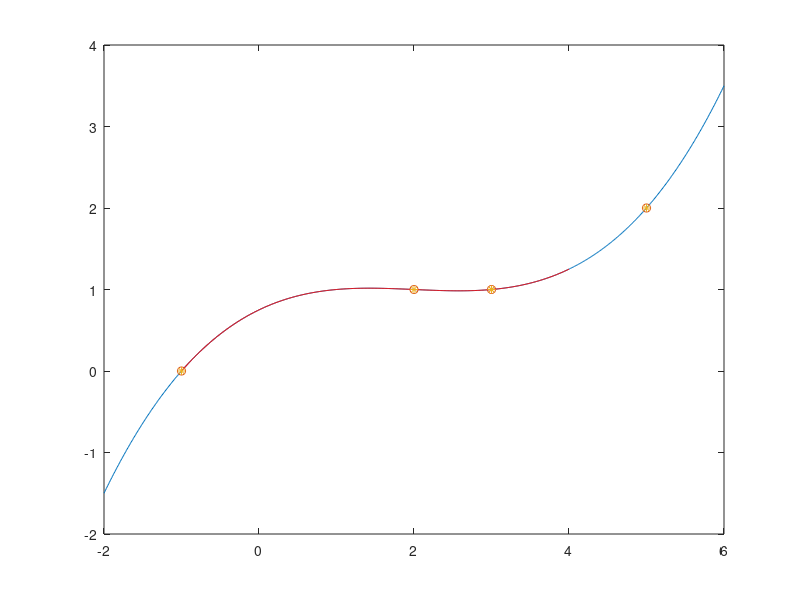

This figure's MATLAB source:
clc; close all; clear all;
%% Divided Differences Method
x1 = -1;
y1 = 0;
x2 = 2;
y2 = 1;
x3 = 3;
y3 = 1;
x4 = 5;
y4 = 2;
f = @(x) 0 + 1/3*(x+1)-1/12*(x+1).*(x-2)+1/24*(x+1).*(x-2).*(x-3);
x_arr = -2:0.01:6;
y_arr = f(x_arr);
plot(x_arr,y_arr);
hold on
x_ =[-1 2 3 5];
y_ =[0 1 1 2];
plot(x_,y_,'o')
hold on

%% Lagrange Method

x = [-1 2 3 5];
y = [0 1 1 2];

n = length(x)-1;
x_given = -1:0.01:4; 
sum = 0;

for i = 1:(n+1)
    product = 1;
    for j =1:n+1
        if j ~= i
            product =product.*(x_given-x(j))./(x(i)-x(j));
        end
    end
    sum = sum + product.*y(i);
end


plot(x_given, sum, 'r')
hold on

plot(x, y, '*')
hold off
